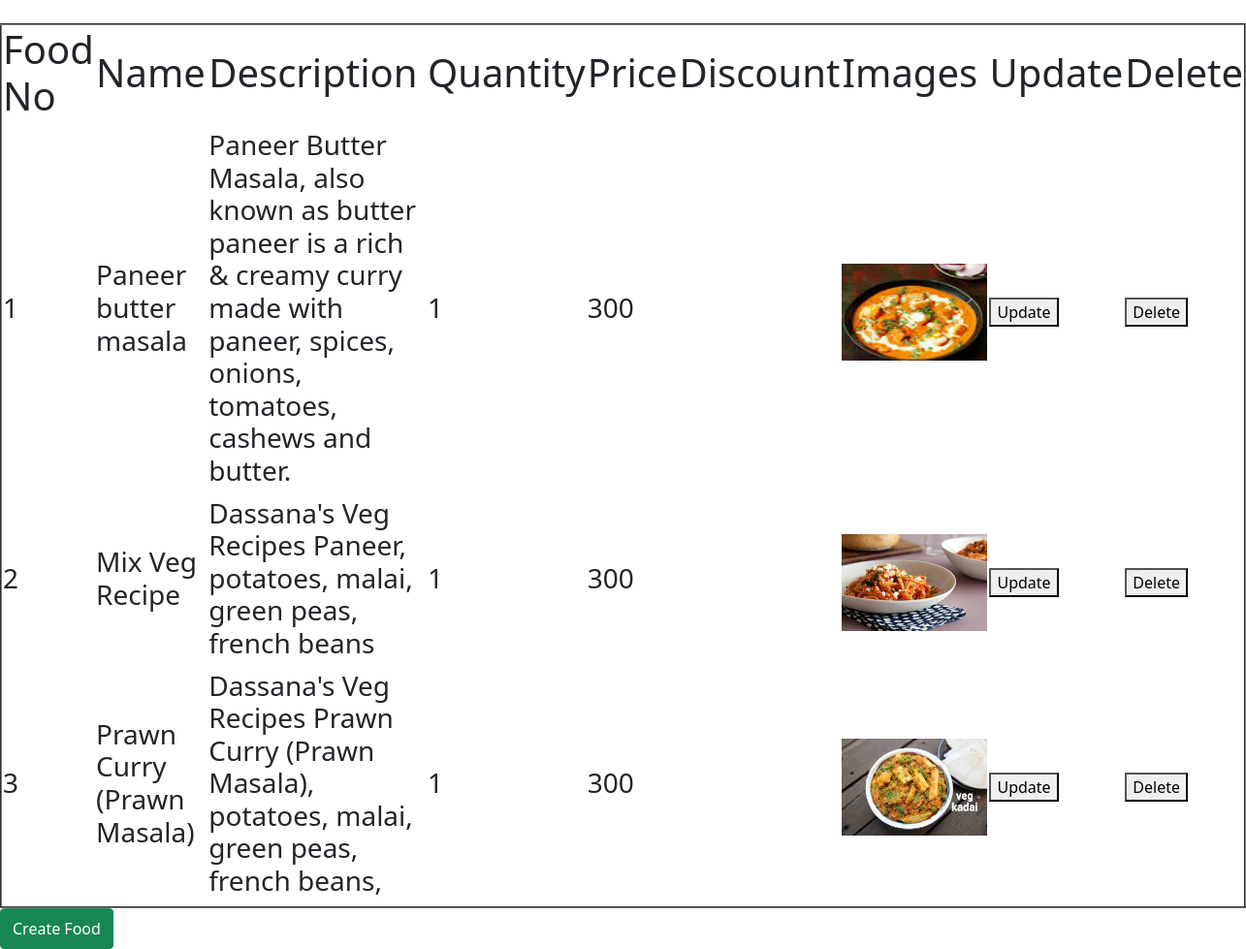
The app's page /food/food_list/ (signed in), older data.
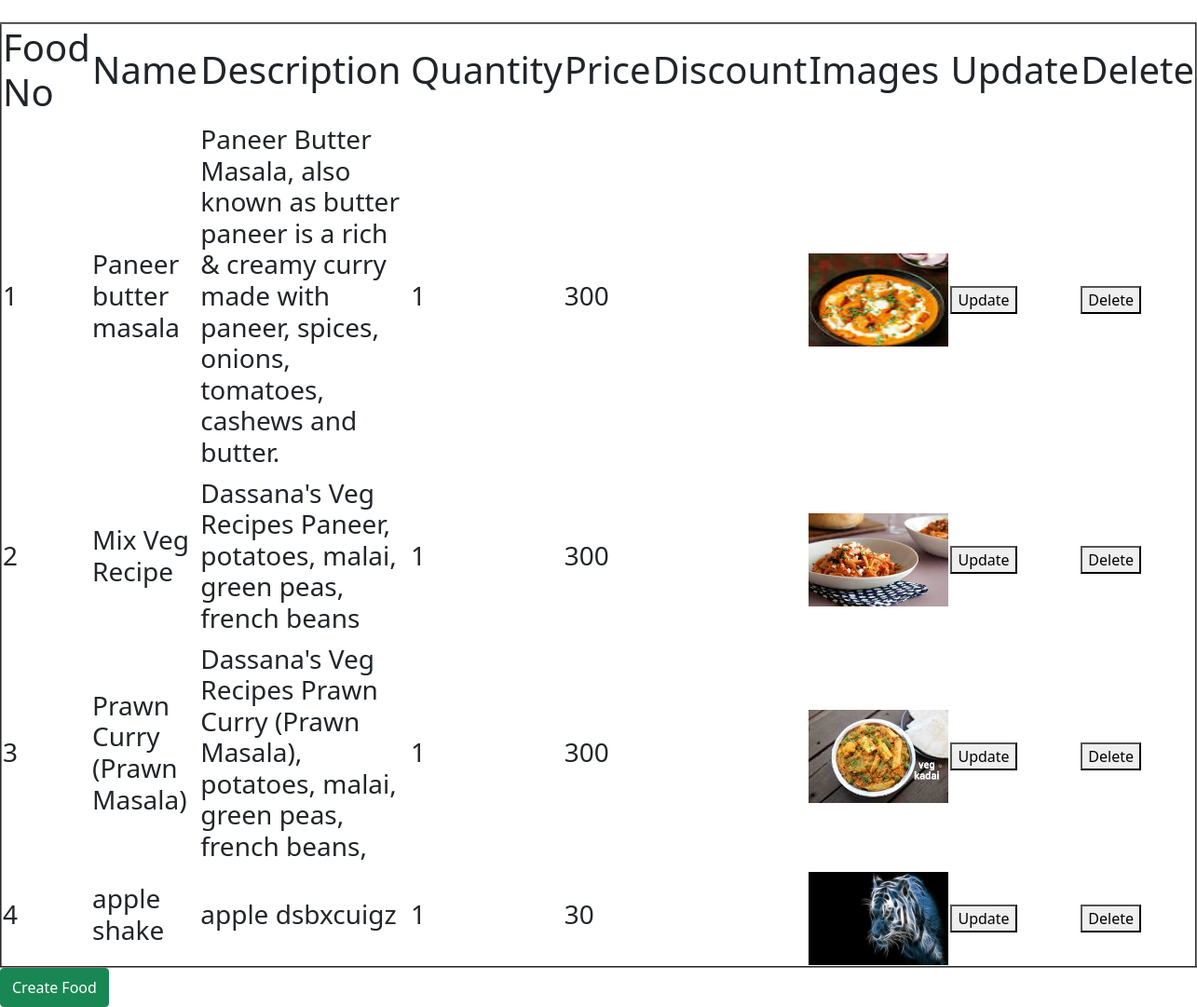
The same page, newer data.
### food/models.py (models this page shows)
class food_items(models.Model):
    fid = models.BigAutoField(primary_key=True)
    mid = models.ForeignKey(menu_items, on_delete=models.CASCADE)
    f_name = models.CharField(max_length=50)
    f_desc = models.TextField()
    f_quantity = models.PositiveIntegerField(default=1)
    f_price = models.PositiveIntegerField(default=30)
    discount = models.PositiveSmallIntegerField(default=0)
    f_img = models.ImageField()

### food/views.py (the view)
@login_required(login_url='/authe/login')
def list_food_view(request):
    res = food_items.objects.all()
    return render(request=request, template_name='food_list.html', context={'res': res})

### food/templates/food_list.html (shortened to what this page needs)
<!doctype html>
<html lang="en" data-bs-theme="auto">
<head>
    {% load static %}
    {% include 'partials/_bootcss.html' %}
    <link href="{% static 'css/sign-in.css'%}" rel="stylesheet">
</head>
<body class="d-flex align-items-center py-4 bg-body-tertiary">
    <main class="w-10 m-auto">
        {% block content %}
        <div>
            <table border="2">
                <tr>
                    <th>
                        <h1>Food No</h1>
                    </th>
                    <th>
                        <h1>Name </h1>
                    </th>
                    <th>
                        <h1>Description </h1>
                    </th>
                    <th>
                        <h1>Quantity </h1>
                    </th>
                    <th>
                        <h1>Price </h1>
                    </th>
                    <th>
                        <h1>Discount </h1>
                    </th>
                    <th>
                        <h1>Images </h1>
                    </th>
                    <th>
                        <h1>Update</h1>
                    </th>
                    <th>
                        <h1>Delete</h1>
                    </th>
                </tr>
                {% for i in res %}
                <tr>
                    <td>
                        <h3>{{i.fid}}</h3>
                    </td>
                    <td>
                        <h3>{{i.f_name}}</h3>
                    </td>
                    <td>
                        <h3>{{i.f_desc}}</h3>
                    </td>
                    <td>
                        <h3>{{i.f_quantity}}</h3>
                    </td>
                    <td>
                        <h3>{{i.f_price}}</h3>
                    </td>
                    <td>
                    </td>
                    <td>
                        <img src="{{i.f_img.url}}" alt="" height="100" width="150">
                    </td>
                    <td>
                        <a href="{% url 'food:food_update' pk=i.fid %}"><button>Update</button></a>
                    </td>
                    <td>
                        <a href="{% url 'food:food_delete' pk=i.fid %}"><button>Delete</button></a>
                    </td>
                </tr>
                {% endfor %}
            </table>
        </div>
        {% endblock %}
        <a href="{%url 'food:food_create' %}" class="btn btn-success w-45 py-2" type="submit">Create Food</a>
    </main>
    {% include 'partials/_bootjs.html' %}
</body>
</html>

Row changes from the older to the newer data that the page shows:
added food_items: fid "4", f_name "apple shake", f_desc "apple dsbxcuigz", f_quantity "1", f_price "30", f_img (picture)
